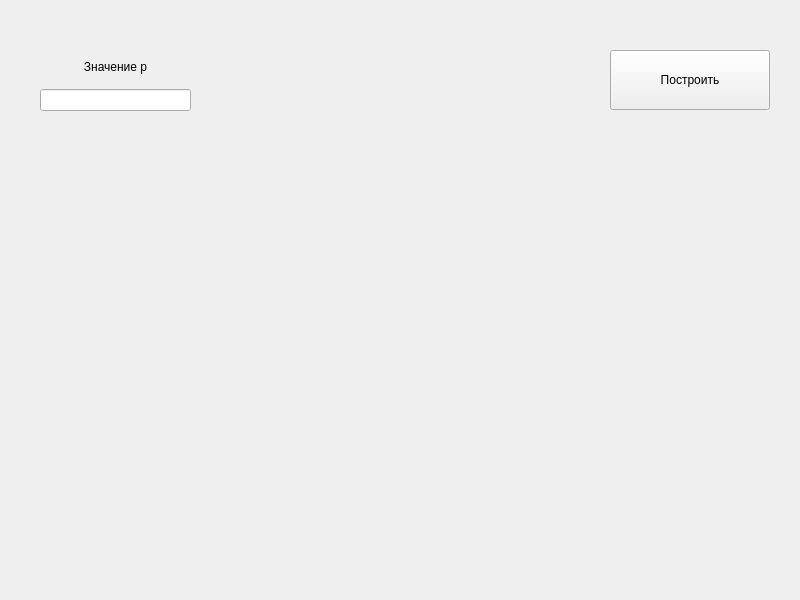
<?xml version="1.0" encoding="UTF-8"?>
<ui version="4.0">
 <class>Parabkanon</class>
 <widget class="QWidget" name="Parabkanon">
  <property name="geometry">
   <rect>
    <x>0</x>
    <y>0</y>
    <width>800</width>
    <height>600</height>
   </rect>
  </property>
  <property name="windowTitle">
   <string>Form</string>
  </property>
  <widget class="QCustomPlot" name="widget" native="true">
   <property name="geometry">
    <rect>
     <x>30</x>
     <y>130</y>
     <width>750</width>
     <height>450</height>
    </rect>
   </property>
  </widget>
  <widget class="QPushButton" name="pushButton">
   <property name="geometry">
    <rect>
     <x>610</x>
     <y>50</y>
     <width>160</width>
     <height>60</height>
    </rect>
   </property>
   <property name="text">
    <string>Построить</string>
   </property>
  </widget>
  <widget class="QLabel" name="label">
   <property name="geometry">
    <rect>
     <x>350</x>
     <y>10</y>
     <width>88</width>
     <height>31</height>
    </rect>
   </property>
   <property name="text">
    <string/>
   </property>
   <property name="pixmap">
    <pixmap>../../kursachFoto/parabKanon.jpg</pixmap>
   </property>
  </widget>
  <widget class="QWidget" name="layoutWidget">
   <property name="geometry">
    <rect>
     <x>40</x>
     <y>50</y>
     <width>151</width>
     <height>61</height>
    </rect>
   </property>
   <layout class="QVBoxLayout" name="verticalLayout">
    <item>
     <widget class="QLabel" name="label_2">
      <property name="text">
       <string>Значение p</string>
      </property>
      <property name="alignment">
       <set>Qt::AlignCenter</set>
      </property>
     </widget>
    </item>
    <item>
     <widget class="QLineEdit" name="lineEdit"/>
    </item>
   </layout>
  </widget>
 </widget>
 <customwidgets>
  <customwidget>
   <class>QCustomPlot</class>
   <extends>QWidget</extends>
   <header>qcustomplot.h</header>
   <container>1</container>
  </customwidget>
 </customwidgets>
 <resources/>
 <connections/>
</ui>
